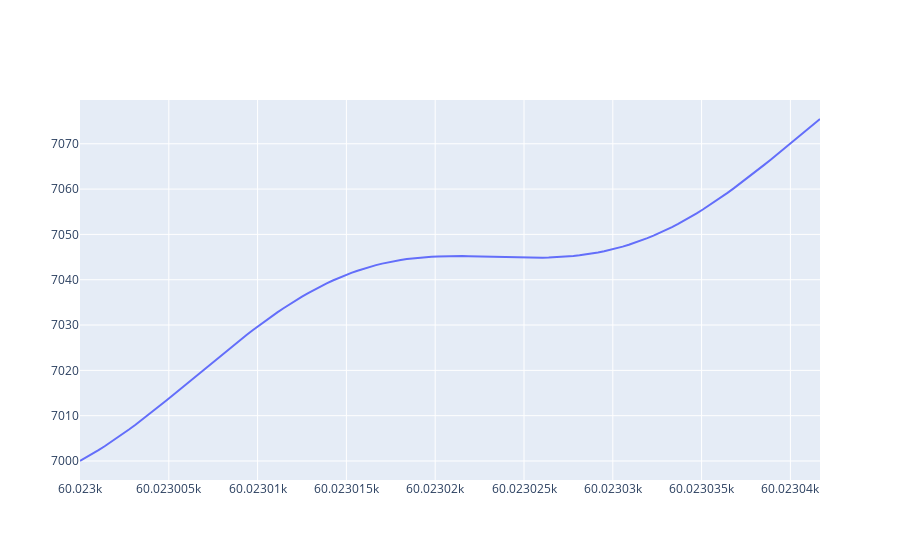

Here is the notebook cell this chart was saved with:
### Markdown cell above
Semi-major axis evolution over time

### Code cell
figure = go.Figure()
figure.add_trace(
    go.Scatter(
        x=orbit_df["$MJD^{UTC}$"],
        y=[float(item) for item in orbit_df["$SemiMajorAxisKm$"]],
        mode="lines",
        name="Semi Major Axis (Km)",
    )
)

figure.show()
